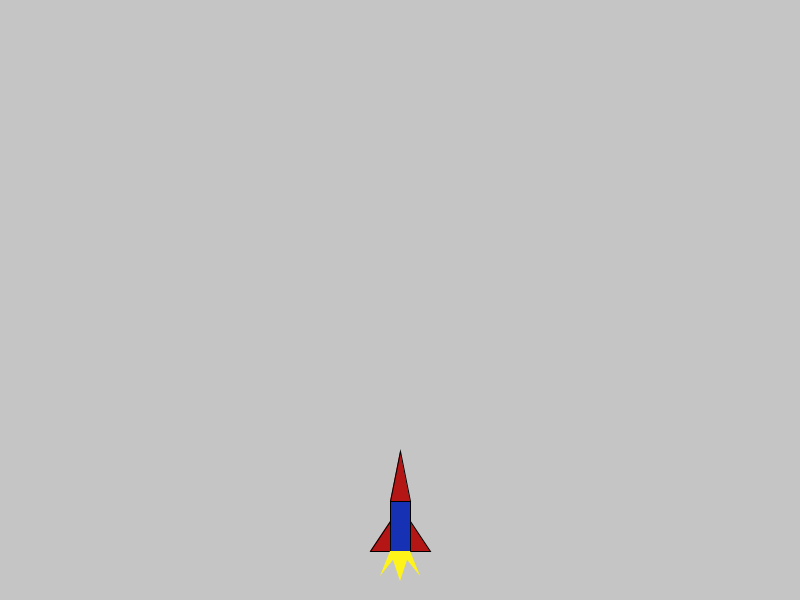
Frame 1 (no input)
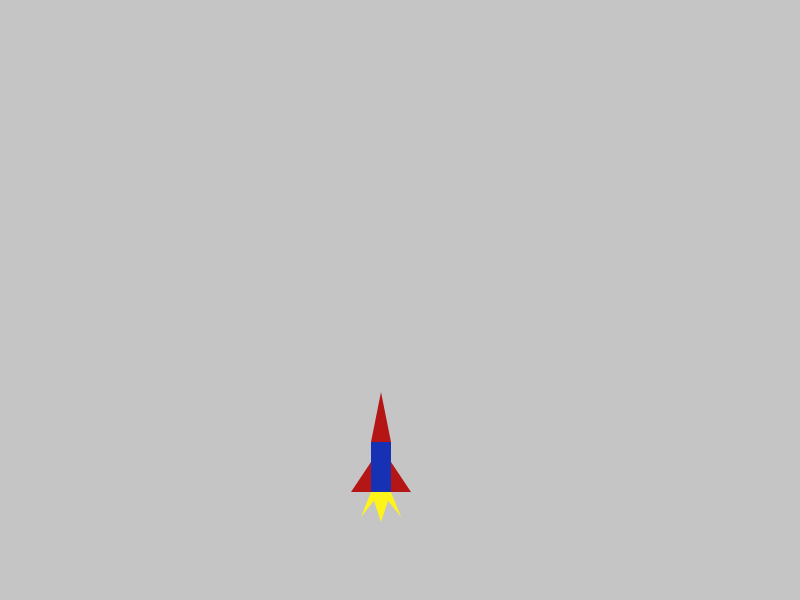
Frame 60 (the mouse pressed at the canvas centre just before this capture)
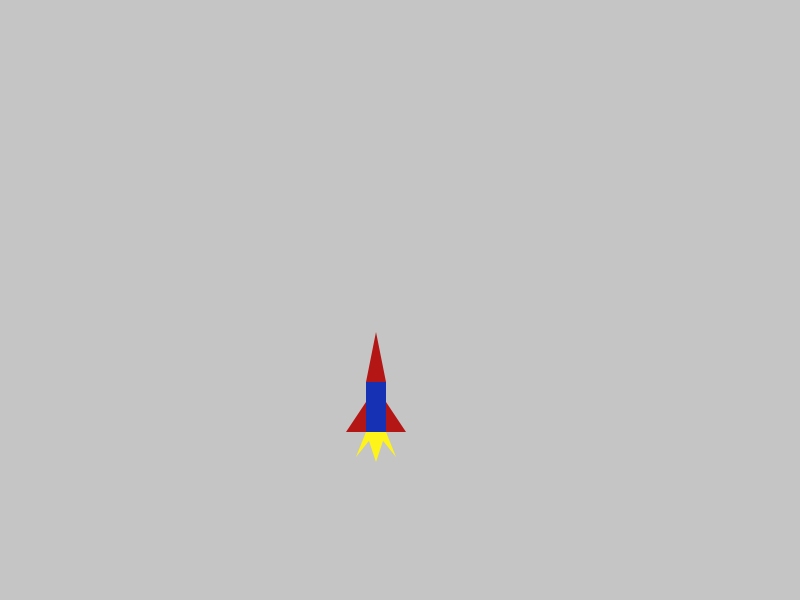
Frame 120 (the mouse held since frame 60 and released just before this capture)

The Processing sketch that drew these frames (run headless with seeded random() and noise(); from frame 60 on, the mouse is pressed at the canvas centre):

// Processing sketch: processing_72507
// ── processing_72507.pde

int x = 0;
int y = 1;
void setup()
{
  size(800,600);
}
void draw()
{
  ball();
}
void ball()
{
background(197);
fill(180,22,22);
triangle(400+x,450+y,390+x,500+y,410+x,500+y);
triangle(390+x,520+y,390+x,550+y,370+x,550+y);
triangle(410+x,520+y,410+x,550+y,430+x,550+y);
fill(22,49,180);
rect(390+x,500+y,20,50);
fill(255,244,26);
noStroke();
triangle(390+x,550+y,400+x,550+y,380+x,575+y);
triangle(400+x,550+y,410+x,550+y,420+x,575+y);
triangle(400+x,580+y,390+x,550+y,410+x,550+y);
 y = y-1;
 x= x + int(random(-3,3)); 
 
}
